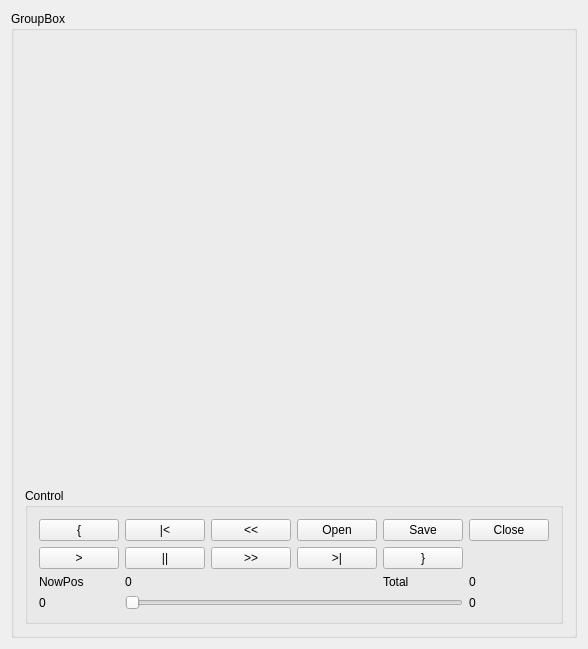
<?xml version="1.0" encoding="UTF-8"?>
<ui version="4.0">
 <class>MainWindow</class>
 <widget class="QMainWindow" name="MainWindow">
  <property name="geometry">
   <rect>
    <x>0</x>
    <y>0</y>
    <width>558</width>
    <height>626</height>
   </rect>
  </property>
  <property name="sizePolicy">
   <sizepolicy hsizetype="Fixed" vsizetype="Fixed">
    <horstretch>0</horstretch>
    <verstretch>0</verstretch>
   </sizepolicy>
  </property>
  <property name="windowTitle">
   <string>MainWindow</string>
  </property>
  <widget class="QWidget" name="centralWidget">
   <layout class="QHBoxLayout" name="horizontalLayout_2">
    <item>
     <widget class="QGroupBox" name="groupBox">
      <property name="sizePolicy">
       <sizepolicy hsizetype="Fixed" vsizetype="Expanding">
        <horstretch>0</horstretch>
        <verstretch>0</verstretch>
       </sizepolicy>
      </property>
      <property name="title">
       <string>GroupBox</string>
      </property>
      <layout class="QVBoxLayout" name="verticalLayout">
       <item>
        <widget class="QLabel" name="graph">
         <property name="sizePolicy">
          <sizepolicy hsizetype="Fixed" vsizetype="Fixed">
           <horstretch>0</horstretch>
           <verstretch>0</verstretch>
          </sizepolicy>
         </property>
         <property name="minimumSize">
          <size>
           <width>520</width>
           <height>440</height>
          </size>
         </property>
         <property name="text">
          <string/>
         </property>
        </widget>
       </item>
       <item>
        <widget class="QGroupBox" name="groupBox_2">
         <property name="sizePolicy">
          <sizepolicy hsizetype="Fixed" vsizetype="Fixed">
           <horstretch>0</horstretch>
           <verstretch>0</verstretch>
          </sizepolicy>
         </property>
         <property name="title">
          <string>Control</string>
         </property>
         <layout class="QGridLayout" name="gridLayout">
          <item row="0" column="3">
           <widget class="QPushButton" name="buttonOpen">
            <property name="text">
             <string>Open</string>
            </property>
           </widget>
          </item>
          <item row="0" column="1">
           <widget class="QPushButton" name="buttonToHead">
            <property name="text">
             <string>|&lt;</string>
            </property>
           </widget>
          </item>
          <item row="0" column="0">
           <widget class="QPushButton" name="buttonSetHead">
            <property name="text">
             <string>{</string>
            </property>
           </widget>
          </item>
          <item row="0" column="4">
           <widget class="QPushButton" name="buttonSave">
            <property name="text">
             <string>Save</string>
            </property>
           </widget>
          </item>
          <item row="0" column="2">
           <widget class="QPushButton" name="buttonPrev">
            <property name="text">
             <string>&lt;&lt;</string>
            </property>
           </widget>
          </item>
          <item row="0" column="5">
           <widget class="QPushButton" name="buttonClose">
            <property name="text">
             <string>Close</string>
            </property>
           </widget>
          </item>
          <item row="1" column="0">
           <widget class="QPushButton" name="buttonPlay">
            <property name="text">
             <string>&gt;</string>
            </property>
           </widget>
          </item>
          <item row="1" column="1">
           <widget class="QPushButton" name="buttonPause">
            <property name="text">
             <string>||</string>
            </property>
           </widget>
          </item>
          <item row="1" column="2">
           <widget class="QPushButton" name="buttonNext">
            <property name="text">
             <string>&gt;&gt;</string>
            </property>
           </widget>
          </item>
          <item row="1" column="3">
           <widget class="QPushButton" name="buttonToEnd">
            <property name="text">
             <string>&gt;|</string>
            </property>
           </widget>
          </item>
          <item row="1" column="4">
           <widget class="QPushButton" name="buttonSetEnd">
            <property name="text">
             <string>}</string>
            </property>
           </widget>
          </item>
          <item row="3" column="0">
           <widget class="QLabel" name="labelHeadPos">
            <property name="text">
             <string>0</string>
            </property>
           </widget>
          </item>
          <item row="2" column="0">
           <widget class="QLabel" name="label_2">
            <property name="text">
             <string>NowPos</string>
            </property>
           </widget>
          </item>
          <item row="3" column="1" colspan="4">
           <widget class="QSlider" name="slider">
            <property name="orientation">
             <enum>Qt::Horizontal</enum>
            </property>
           </widget>
          </item>
          <item row="3" column="5">
           <widget class="QLabel" name="labelEndPos">
            <property name="text">
             <string>0</string>
            </property>
           </widget>
          </item>
          <item row="2" column="4">
           <widget class="QLabel" name="label_4">
            <property name="text">
             <string>Total</string>
            </property>
           </widget>
          </item>
          <item row="2" column="5">
           <widget class="QLabel" name="labelTotalLen">
            <property name="text">
             <string>0</string>
            </property>
           </widget>
          </item>
          <item row="2" column="1">
           <widget class="QLabel" name="labelNowPos">
            <property name="text">
             <string>0</string>
            </property>
           </widget>
          </item>
         </layout>
        </widget>
       </item>
      </layout>
     </widget>
    </item>
   </layout>
  </widget>
 </widget>
 <layoutdefault spacing="6" margin="11"/>
 <resources/>
 <connections/>
</ui>
